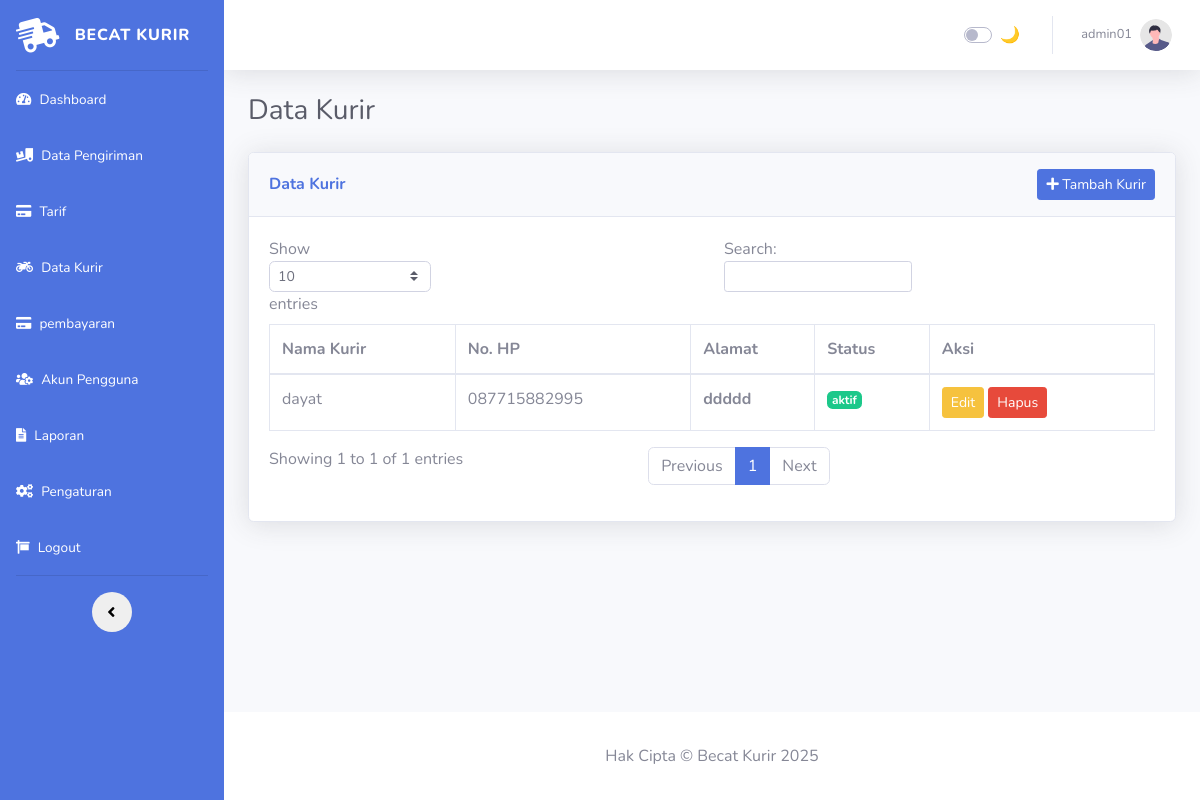
The app's page /admin-kurir/data_kurir.php (signed in) with its own data.
### tables this page shows
CREATE TABLE `tbl_data_kurir` (
  `id_kurir` int NOT NULL,
  `id_user` int DEFAULT NULL,
  `nama_kurir` varchar(20) DEFAULT NULL,
  `no_hp` varchar(20) DEFAULT NULL,
  `alamat_kurir` text,
  `status` enum('aktif','non-aktif') DEFAULT NULL
);

### admin-kurir/data_kurir.php (the view, shortened to what this page needs)
<!DOCTYPE html>
<html lang="id">
<?php include 'head.php'; ?>
<body id="page-top">
    <div id="wrapper">
        <?php include 'sidebar.php'; ?>
        <div id="content-wrapper" class="d-flex flex-column">
            <div id="content">
                <?php include 'navbar.php'; ?>
                <div class="container-fluid">
                    <h1 class="h3 mb-4 text-gray-800">Data Kurir</h1>
                    <div class="card shadow mb-4">
                        <div class="card-header py-3 d-flex justify-content-between align-items-center">
                            <h6 class="m-0 font-weight-bold text-primary">Data Kurir</h6>
                            <?php if (isset($_SESSION['level']) && $_SESSION['level'] !== 'kurir'): ?>
                            <button type="button" class="btn btn-primary btn-sm" data-toggle="modal"
                                data-target="#modalTambahKurir">
                                <i class="fas fa-plus"></i> Tambah Kurir
                            </button>
                            <?php endif; ?>
                        </div>
                        <div class="card-body">
                            <div class="table-responsive">
                                <table class="table table-bordered" id="dataTable" width="100%" cellspacing="0">
                                    <thead>
                                        <tr>
                                            <th>Nama Kurir</th>
                                            <th>No. HP</th>
                                            <th>Alamat</th>
                                            <th>Status</th>
                                            <?php if (isset($_SESSION['level']) && $_SESSION['level'] !== 'kurir'): ?>
                                            <th>Aksi</th>
                                            <?php endif; ?>
                                        </tr>
                                    </thead>
                                    <tbody>
                                        <?php
$query = "SELECT * FROM tbl_data_kurir";
$result = mysqli_query($conn, $query);
while ($row = mysqli_fetch_assoc($result)) {
    ?>
                                        <tr>
                                            <td>
                                                <?php echo $row['nama_kurir']; ?>
                                            </td>
                                            <td>
                                                <?php echo $row['no_hp']; ?>
                                            </td>
                                            <th>
                                                <?php echo $row['alamat_kurir']; ?>
                                            </th>
                                            <td><span class="badge badge-success">
                                                    <?php echo $row['status']; ?>
                                                </span></td>
                                            <?php if (isset($_SESSION['level']) && $_SESSION['level'] !== 'kurir'): ?>
                                            <td>
                                                <a href="edit_kurir.php?id=<?= $row['id_kurir']; ?>"
                                                    class="btn btn-sm btn-warning">Edit</a>
                                                <a href="hapus_kurir.php?id=<?= $row['id_kurir']; ?>"
                                                    class="btn btn-sm btn-danger"
                                                    onclick="return confirm('Yakin ingin menghapus?')">Hapus</a>
                                            </td>
                                            <?php endif; ?>
                                        </tr>
                                        <?php
}
?>
                                    </tbody>
                                </table>
                            </div>
                        </div>
                    </div>
                </div>
            </div>
            <?php include 'footer.php'; ?>
        </div>
    </div>
</body>
</html>

### records on screen
tbl_data_kurir: nama_kurir "dayat", no_hp "087715882995", alamat_kurir "ddddd", status "aktif"

### other values on screen
$_SESSION['username'] "admin01"
